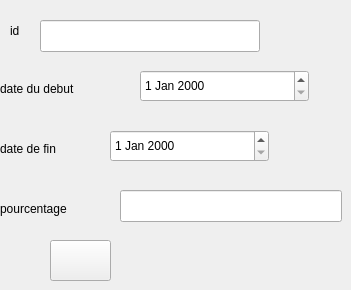
        <widget class="QWidget" name="tab_22">
         <attribute name="title">
          <string>ajouter</string>
         </attribute>
         <widget class="QLineEdit" name="lineEdit_pourcentage">
          <property name="geometry">
           <rect>
            <x>120</x>
            <y>190</y>
            <width>222</width>
            <height>32</height>
           </rect>
          </property>
         </widget>
         <widget class="QLabel" name="label_126">
          <property name="geometry">
           <rect>
            <x>0</x>
            <y>190</y>
            <width>111</width>
            <height>37</height>
           </rect>
          </property>
          <property name="text">
           <string>pourcentage</string>
          </property>
         </widget>
         <widget class="QDateEdit" name="dateEdit_fin">
          <property name="geometry">
           <rect>
            <x>110</x>
            <y>130</y>
            <width>159</width>
            <height>32</height>
           </rect>
          </property>
         </widget>
         <widget class="QDateEdit" name="dateEdit_debut">
          <property name="geometry">
           <rect>
            <x>140</x>
            <y>70</y>
            <width>169</width>
            <height>32</height>
           </rect>
          </property>
         </widget>
         <widget class="QLabel" name="label_127">
          <property name="geometry">
           <rect>
            <x>0</x>
            <y>70</y>
            <width>141</width>
            <height>37</height>
           </rect>
          </property>
          <property name="text">
           <string>date du debut </string>
          </property>
         </widget>
         <widget class="QLabel" name="label_128">
          <property name="geometry">
           <rect>
            <x>0</x>
            <y>130</y>
            <width>121</width>
            <height>37</height>
           </rect>
          </property>
          <property name="text">
           <string>date de fin</string>
          </property>
         </widget>
         <widget class="QLineEdit" name="lineEdit_id1">
          <property name="geometry">
           <rect>
            <x>40</x>
            <y>20</y>
            <width>220</width>
            <height>32</height>
           </rect>
          </property>
         </widget>
         <widget class="QLabel" name="label_129">
          <property name="geometry">
           <rect>
            <x>10</x>
            <y>10</y>
            <width>31</width>
            <height>41</height>
           </rect>
          </property>
          <property name="text">
           <string>id</string>
          </property>
         </widget>
         <widget class="QPushButton" name="ajouterpro">
          <property name="geometry">
           <rect>
            <x>50</x>
            <y>240</y>
            <width>61</width>
            <height>41</height>
           </rect>
          </property>
          <property name="font">
           <font>
            <family>Comic Sans MS</family>
            <pointsize>14</pointsize>
            <weight>50</weight>
            <italic>true</italic>
            <bold>false</bold>
           </font>
          </property>
          <property name="styleSheet">
           <string notr="true">border-image: url(:/img/add.png);</string>
          </property>
          <property name="text">
           <string/>
          </property>
         </widget>
        </widget>
